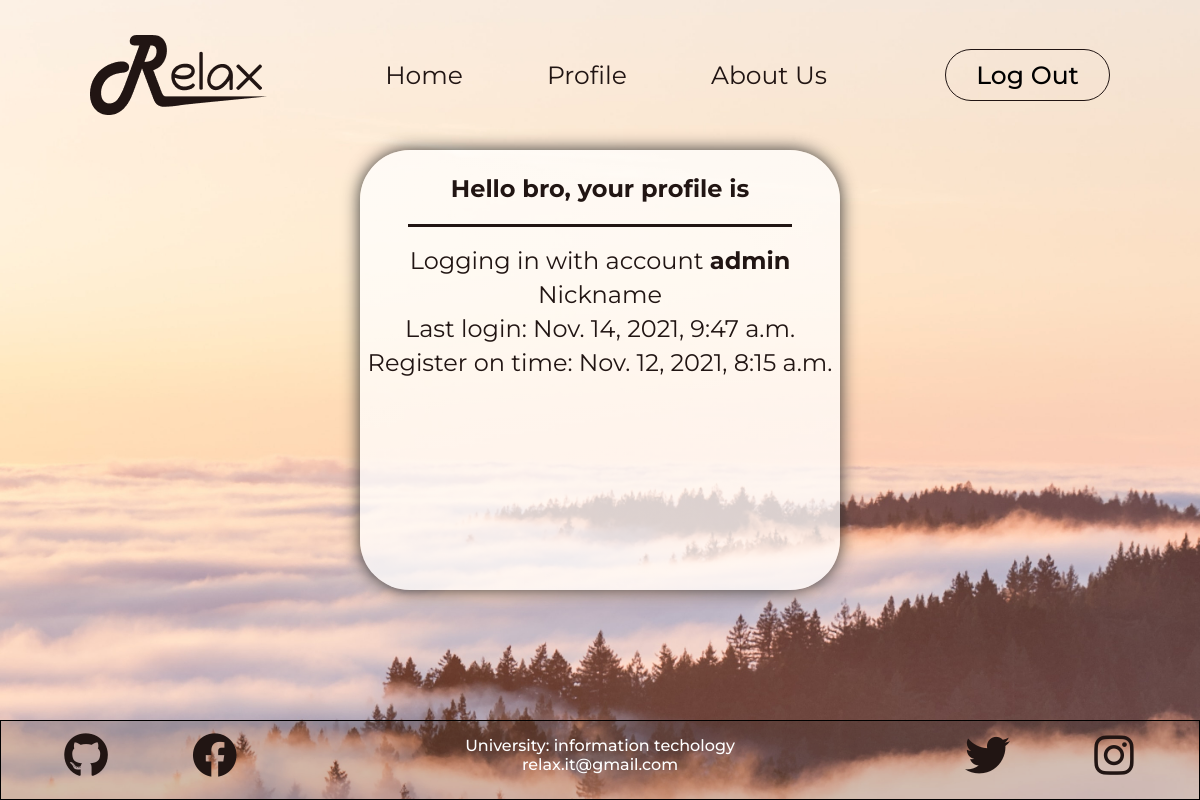
The app's page /profile/ (signed in), older data.
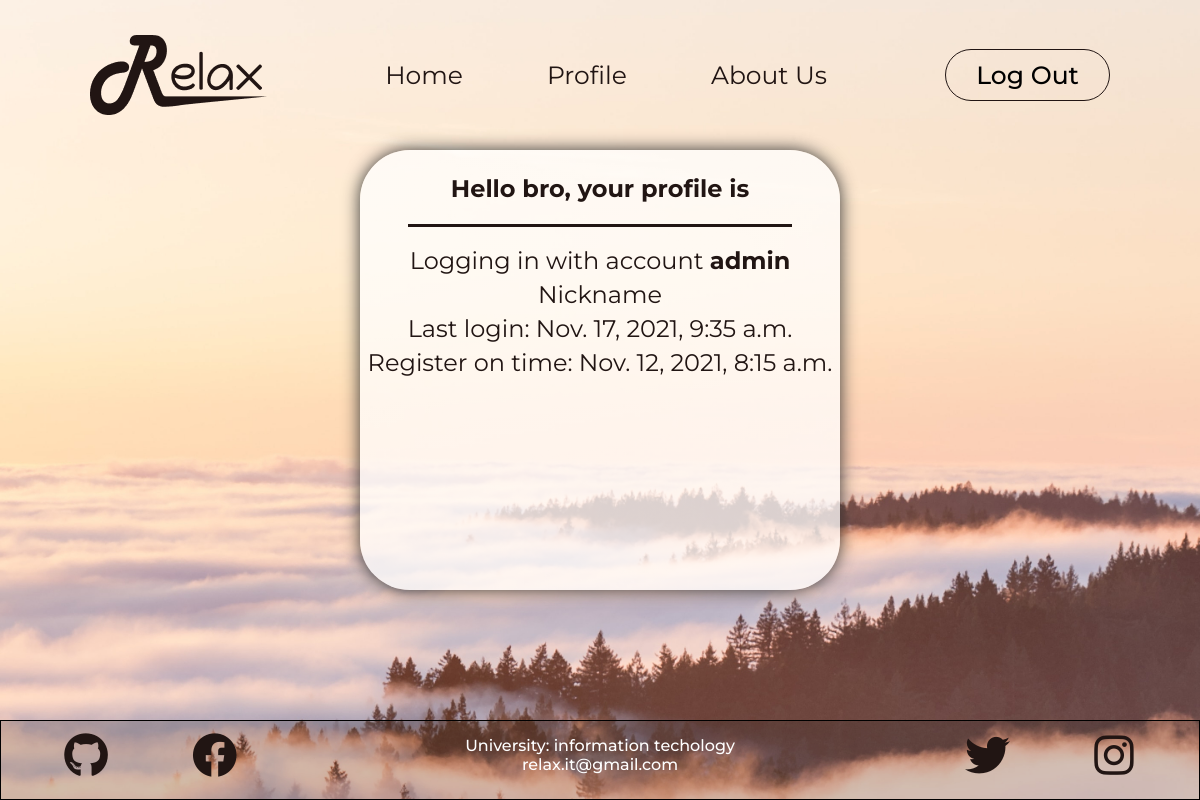
The same page, newer data.
### authencation/models.py (models this page shows, shortened)
class Users(AbstractUser):
    username_validator = UnicodeUsernameValidator()
    username = models.CharField(
        _('username'),
        max_length=40,
        unique=True,
        help_text=_('Required. 40 characters or fewer. Letters, digits and @/./+/-/_ only.'),
        validators=[username_validator],
        error_messages={
            'unique': _("A user with that username already exists."),
        },
    )
    first_name = None
    last_name = None
    password = models.CharField(max_length=100)
    nickname = models.CharField(_('Nickname'), max_length=100, unique=True)
    date_joined = models.DateTimeField(_('date joined'), default=timezone.now)

### relax/views.py (the view)
# urls.py: path('profile/', views.ProfilesClass.as_view(), name='profile'),
class ProfilesClass(View):
    def get(self, request):
        return render(request, "home/profile.html")

### templates/home/profile.html (shortened to what this page needs)
{% extends 'base.html' %}
{% block content %}
<div class="profile-container">
    {% if user.is_authenticated %}
    <div class="profile">
        <p id="title-profiles">Hello bro, your profile is</p>
        <div class="contents-profile">
            <p>Logging in with account <strong>{{ user.username}}</strong></p>
            <p>Nickname  <strong>{{ user.nickname}}</strong></p>
            <p>Last login: {{ user.last_login }}</p>
            <p>Register on time: {{ user.date_joined }}</p>
        </div>
    </div>
    {% endif %}
</div>
{% endblock %}

Row changes from the older to the newer data that the page shows:
changed Users "admin": last_login "Nov. 14, 2021, 9:47 a.m." → "Nov. 17, 2021, 9:35 a.m."
